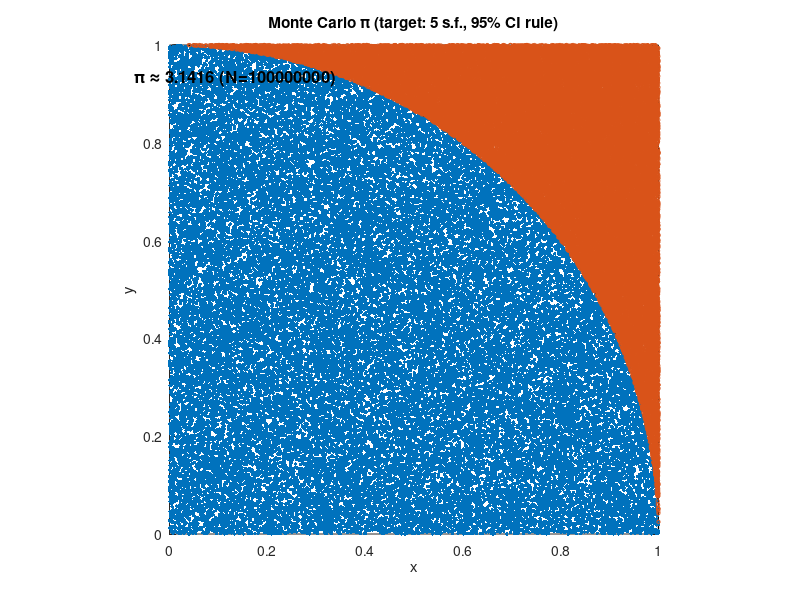

Here is the MATLAB script that generated this plot:
function [pi_rounded, N, ci] = mcPi_sigfigs(s, varargin)
% MCPI_SIGFIGS  Monte Carlo estimate of π to s significant figures.
% Uses a 95% CI stop rule that does NOT use the true π.
%
% Usage:
%   [pi_rounded, N, ci] = mcPi_sigfigs(s, 'Batch', 2000, 'MaxN', 5e7, 'Plot', true)
%
% Inputs:
%   s       : integer >= 1, number of significant figures to guarantee
% Options (Name-Value pairs):
%   'Batch' : number of random points per update (default 5000)
%   'MaxN'  : maximum total samples (default 1e8)
%   'Plot'  : true/false, whether to plot the random points (default true)
%   'Figure': figure number to draw into (default new window)
%
% Outputs:
%   pi_rounded : π rounded to s significant figures
%   N          : total number of points used
%   ci         : 95% confidence interval around unrounded π estimate

    % --- Interactive prompt if s not provided ---
    if nargin < 1
        s = input('Enter desired significant figures (e.g., 2, 3, 4): ');
        if ~isscalar(s) || ~isfinite(s) || s ~= fix(s) || s < 1
            error('Please enter a positive integer (e.g., 2, 3, 4).');
        end
    end

    % --- Parse inputs ---
    p = inputParser;
    addRequired(p, 's', @(x) isscalar(x) && x==fix(x) && x>=1);
    addParameter(p, 'Batch', 5000, @(x) isnumeric(x) && isscalar(x) && x>=1);
    addParameter(p, 'MaxN', 1e8,   @(x) isnumeric(x) && isscalar(x) && x>=1);
    addParameter(p, 'Figure', [],  @(x) isempty(x) || (isnumeric(x) && isscalar(x)));
    addParameter(p, 'Plot', true,  @(x) islogical(x) || isnumeric(x));
    parse(p, s, varargin{:});

    B      = p.Results.Batch;
    MaxN   = p.Results.MaxN;
    figArg = p.Results.Figure;
    doPlot = logical(p.Results.Plot);

    % --- Setup ---
    rng('shuffle');
    z    = 1.96;                  % ~95% z-score
    rtol = 0.5 * 10^(1 - s);      % relative CI half-width threshold

    N = 0; H = 0;
    relHalfWidth = inf; h = NaN; pi_hat = NaN;

    % --- Plot scaffolding with throttling/buffering ---
    if doPlot
        if isempty(figArg)
            fig = figure('Name', sprintf('MC \\pi — %d s.f. (95%% CI)', s), 'NumberTitle','off');
        else
            fig = figure(figArg);
            set(fig, 'Name', sprintf('MC \\pi — %d s.f. (95%% CI)', s), 'NumberTitle','off');
        end
        hold on; axis equal; box on
        xlim([0 1]); ylim([0 1]);
        xlabel('x'); ylabel('y');
        title(sprintf('Monte Carlo \\pi (target: %d s.f., 95%% CI rule)', s));
        th = linspace(0, pi/2, 200);
        plot(cos(th), sin(th), 'k--', 'LineWidth', 1);  % quarter circle

        % Create ONE scatter for inside & ONE for outside; fixed colors
        hIn  = scatter(nan, nan, 6, 'g', 'filled');
        hOut = scatter(nan, nan, 6, 'r');

        % Buffers (keep only recent points on screen)
        maxPlotPts = 5e4;   % show at most ~50k points per class
        xIn = []; yIn = []; xOut = []; yOut = [];

        % Redraw throttling
        drawEvery = 20;     % update figure once every 20 batches
        iter = 0;
    end

    % --- While loop: sample until CI is tight enough ---
    tStart = tic;
    while relHalfWidth > rtol && N < MaxN
        xb = rand(B,1); yb = rand(B,1);
        in = xb.^2 + yb.^2 <= 1;

        H = H + sum(in);
        N = N + B;

        if doPlot
            % Append to buffers
            xIn  = [xIn;  xb(in)];  yIn  = [yIn;  yb(in)];
            xOut = [xOut; xb(~in)]; yOut = [yOut; yb(~in)];

            % Trim to last maxPlotPts
            if numel(xIn) > maxPlotPts
                xIn  = xIn(end-maxPlotPts+1:end);
                yIn  = yIn(end-maxPlotPts+1:end);
            end
            if numel(xOut) > maxPlotPts
                xOut = xOut(end-maxPlotPts+1:end);
                yOut = yOut(end-maxPlotPts+1:end);
            end

            % Throttled redraw
            iter = iter + 1;
            if mod(iter, drawEvery) == 0
                set(hIn,  'XData', xIn,  'YData', yIn);
                set(hOut, 'XData', xOut, 'YData', yOut);
                drawnow limitrate
            end
        end

        % Update stats
        p_hat  = H/N;
        pi_hat = 4*p_hat;
        se_pi  = 4*sqrt(p_hat*(1 - p_hat)/N);
        h      = z * se_pi;
        relHalfWidth = h / abs(pi_hat);
    end
    elapsed = toc(tStart);

    % Final refresh so last batch is visible
    if doPlot
        set(hIn,  'XData', xIn,  'YData', yIn);
        set(hOut, 'XData', xOut, 'YData', yOut);
        drawnow
    end

    % --- Final rounding to s significant figures ---
    try
        pi_rounded = round(pi_hat, s, 'significant');
    catch
        pow = floor(log10(abs(pi_hat)));
        pi_rounded = round(pi_hat / 10^(pow - (s-1))) * 10^(pow - (s-1));
    end

    % Guard in case loop never iterated (shouldn't happen with sane MaxN)
    if isnan(h)
        p_hat  = H/max(N,1);
        pi_hat = 4*p_hat;
        se_pi  = 4*sqrt(p_hat*(1 - p_hat)/max(N,1));
        h      = z * se_pi;
    end

    % 95% CI around unrounded estimate
    ci = [pi_hat - h, pi_hat + h];

    % --- Print + annotate ---
    fprintf('pi ≈ %.*g (s=%d s.f.), N=%d, time=%.3fs, 95%% CI: [%.6f, %.6f]\n', ...
            s, pi_rounded, s, N, elapsed, ci(1), ci(2));

    if doPlot
        text(0.05, 0.95, sprintf('\\pi \\approx %.*g (N=%d)', s, pi_rounded, N), ...
            'Units','normalized','VerticalAlignment','top', ...
            'FontWeight','bold','FontSize',12);
    end
end
